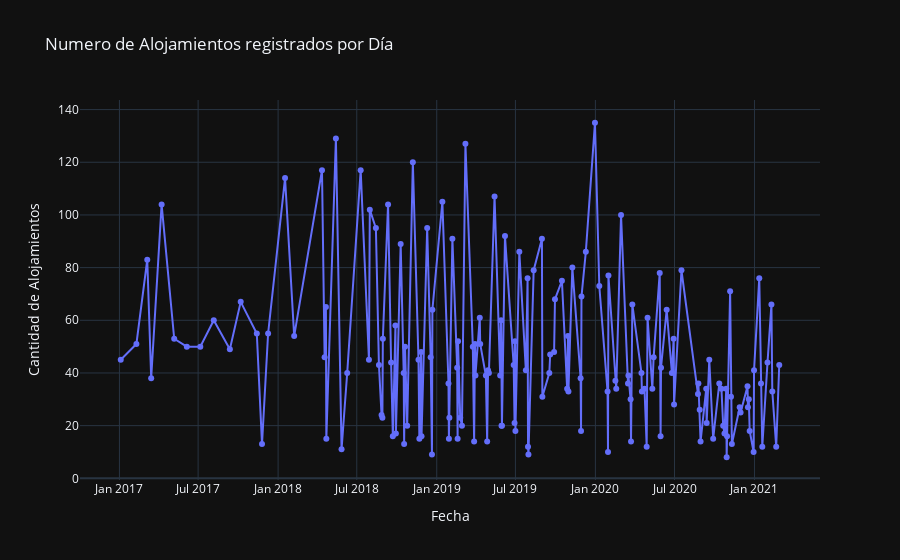

Source (notebook cell):
### Markdown cell above
Numero de Alojamientos registrados por Día

### Code cell
# Contar alojamientos por día
alojamientos_por_dia = df_op['insert_date'].dt.date.value_counts().sort_index()

# Crear DataFrame para Plotly
df_dia = alojamientos_por_dia.reset_index()
df_dia.columns = ['Fecha', 'Cantidad']

fig = px.line(df_dia, x='Fecha', y='Cantidad', 
              title='Numero de Alojamientos registrados por Día',
              markers=True,
              template='plotly_dark')
fig.update_layout(xaxis_title='Fecha', yaxis_title='Cantidad de Alojamientos')
fig.show()

### Figure 1 — Plotly figure (JSON) as saved in the notebook; plotly's stock layout.template omitted (floating-point values rounded to 4 significant figures; data arrays with more than 128 entries replaced by an {"elided": "..."} marker saying what was removed)
{"data": [{"hovertemplate": "Fecha=%{x}<br>Cantidad=%{y}<extra></extra>", "legendgroup": "", "line": {"color": "#636efa", "dash": "solid"}, "marker": {"symbol": "circle"}, "mode": "lines+markers", "name": "", "orientation": "v", "showlegend": false, "type": "scatter", "x": {"elided": "164 str values"}, "xaxis": "x", "y": {"elided": "164 int values"}, "yaxis": "y"}], "layout": {"legend": {"tracegroupgap": 0}, "title": {"text": "Numero de Alojamientos registrados por Día"}, "xaxis": {"anchor": "y", "domain": [0, 1], "title": {"text": "Fecha"}}, "yaxis": {"anchor": "x", "domain": [0, 1], "title": {"text": "Cantidad de Alojamientos"}}}}
